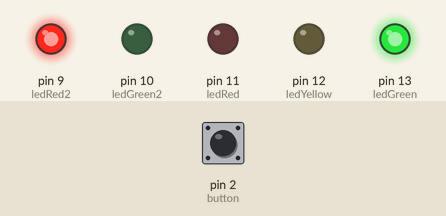
The sketch below on a simulated Arduino Uno, built with avr-gcc and run on an emulated ATmega328P. Parts: output pins drawn as LEDs (lit = HIGH). The inputs (shaded band) are chosen by the test bench; at power-on: pin 2 (button) LOW.

Above: at 1.2 s.
1.3 s: pin 2 (button) pulled HIGH for 0.15 s
At 4.4 s:
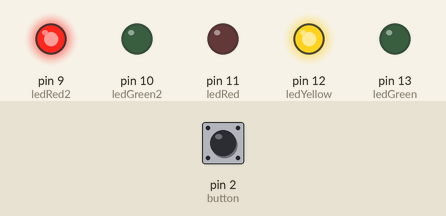
10.4 s: pin 2 (button) pulled HIGH for 1 s
At 16.7 s:
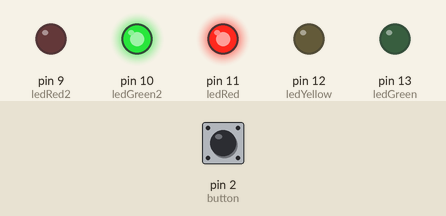
Timing chart, 0 to 22.8 s (numbered marks = the images above; inputs shaded):
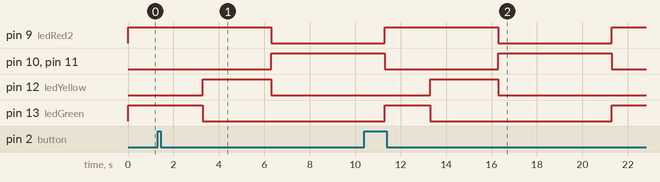

Measured:
- after the input at 1.3 s, pin 9 (ledRed2): HIGH → LOW after 5.0 s; pin 10 (ledGreen2), pin 11 (ledRed): LOW → HIGH after 5.0 s; pin 12 (ledYellow): LOW → HIGH after 2.0 s, → LOW 3.0 s later; pin 13 (ledGreen): HIGH → LOW after 2.0 s
- after the input at 10.4 s, pin 12 (ledYellow): LOW → HIGH after 2.9 s, → LOW 3.0 s later

The sketch:

project-3.ino
```cpp
/*
  [Circuit] - https://www.tinkercad.com/things/gMKhoWDNx5t?sharecode=rq4Syph_xlTCdAGzrjpG4yd_TTCqzBdZ27L3vr11UyE
*/

// v3 - Traffic Light + Pedestrian Traffic Light + Activator Button
int ledGreen = 13;
int ledYellow = 12;
int ledRed = 11;

int ledGreen2 = 10;
int ledRed2 = 9;

int button = 2;
int buttonState = 0;

void turnOn (int port) {
  digitalWrite(port, HIGH);
}

void turnOff (int port) {
  digitalWrite(port, LOW);
}

void setup() {
  pinMode(ledGreen, OUTPUT);
  pinMode(ledYellow, OUTPUT);
  pinMode(ledRed, OUTPUT);

  pinMode(ledGreen2, OUTPUT);
  pinMode(ledRed2, OUTPUT);

  pinMode(button, INPUT);
}

void loop() {
  turnOn(ledGreen); turnOn(ledRed2);
  buttonState = digitalRead(button);

  if (buttonState == HIGH) {
    delay(2000); turnOff(ledGreen);
    turnOn(ledYellow); delay(3000); turnOff(ledYellow); turnOff(ledRed2);
    turnOn(ledRed); turnOn(ledGreen2); delay(5000);
    turnOff(ledRed); turnOff(ledGreen2);
  }
}


/* v2 - Traffic Light + Pedestrian Traffic Light
int ledGreen = 13;
int ledYellow = 12;
int ledRed = 11;

int ledGreen2 = 10;
int ledRed2 = 9;

void turnOn (int port) {
  digitalWrite(port, HIGH);
}

void turnOff (int port) {
  digitalWrite(port, LOW);
}

void setup() {
  pinMode(ledGreen, OUTPUT);
  pinMode(ledYellow, OUTPUT);
  pinMode(ledRed, OUTPUT);

  pinMode(ledGreen2, OUTPUT);
  pinMode(ledRed2, OUTPUT);
}

void loop() {
  turnOn(ledGreen);
  turnOn(ledRed2);
  delay(5000);
  turnOff(ledGreen);

  turnOn(ledYellow);
  delay(2000);
  turnOff(ledYellow);
  turnOff(ledRed2);

  turnOn(ledRed);
  turnOn(ledGreen2);
  delay(3500);
  turnOff(ledRed);
  turnOff(ledGreen2);
}
/*


/* v1 - Traffic Light
int ledGreen = 13;
int ledYellow = 12;
int ledRed = 11;

void turnOn (int port) {
  digitalWrite(port, HIGH);
}

void turnOff (int port) {
  digitalWrite(port, LOW);
}

void setup() {
  pinMode(ledGreen, OUTPUT);
  pinMode(ledYellow, OUTPUT);
  pinMode(ledRed, OUTPUT);
}

void loop() {
  turnOn(ledGreen);
  delay(5000);
  turnOff(ledGreen);

  turnOn(ledYellow);
  delay(2000);
  turnOff(ledYellow);

  turnOn(ledRed);
  delay(3500);
  turnOff(ledRed);
}
*/
```
